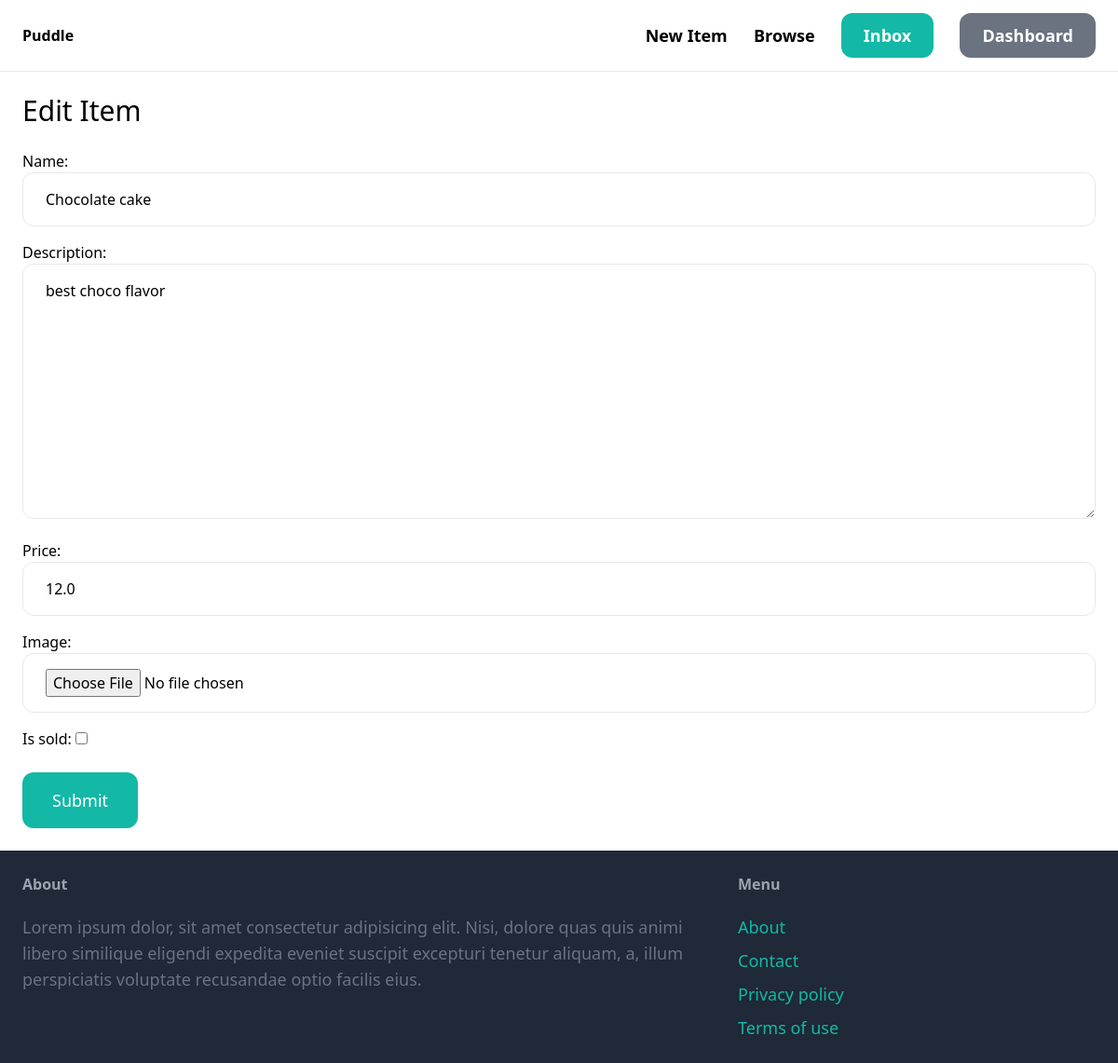
The page /items/1/edit/ (signed in) on the database its author committed.
### items/models.py (models this page shows, shortened)
class Item(models.Model):
    name = models.CharField(max_length=255)
    description = models.TextField(null=True, blank=True)
    price = models.FloatField()
    is_sold = models.BooleanField(default=False)
    created_at = models.DateTimeField(auto_now_add=True)
    created_by = models.ForeignKey(User, related_name='items', on_delete=models.CASCADE)
    category = models.ForeignKey(Category, related_name='items', on_delete=models.CASCADE)
    image = models.ImageField(upload_to='item_images', blank=True, null=True)

### items/views.py (the view)
# urls.py: path('<int:pk>/edit/', views.edit, name='edit'),
@login_required
def edit(request, pk):
    item = get_object_or_404(Item, pk=pk, created_by=request.user)
    if request.method == 'POST':
        form = EditItemForm(request.POST, request.FILES, instance=item)
        if form.is_valid():
            form.save()
            return redirect('items:details', pk=item.id)
    else:
        form = EditItemForm(instance=item)
    return render(request, 'items/form.html', {
        'form': form,
        'title': 'Edit Item'
    })

### items/forms.py
class EditItemForm(forms.ModelForm):
    class Meta:
        model = Item
        fields = ('name', 'description', 'price', 'image', 'is_sold')
        widgets = {
            'name': forms.TextInput(attrs={
                'class': INPUT_CLASSES
            }),
            'description': forms.Textarea(attrs={
                'class': INPUT_CLASSES
            }),
            'price': forms.TextInput(attrs={
                'class': INPUT_CLASSES
            }),
            'image': forms.FileInput(attrs={
                'class': INPUT_CLASSES
            })
        }

### items/templates/items/form.html (shortened to what this page needs)
{% extends 'core/base.html' %}
{% block content %}
<h1 class="mb-6 text-3xl">{{ title }}</h1>
<form action="." method="post" enctype="multipart/form-data">
    <div class="space-y-4">
        {{ form.as_p }}
    </div>
    <button class="mt-6 py-4 px-8 text-lg bg-teal-500 hover:bg-teal-700 rounded-xl text-white">Submit</button>
</form>
{% endblock %}

### rows shown on the page
Item: name "Chocolate cake", description "best choco flavor", price "12.0"

### other values the page prints
{{ title }} "Edit Item"
